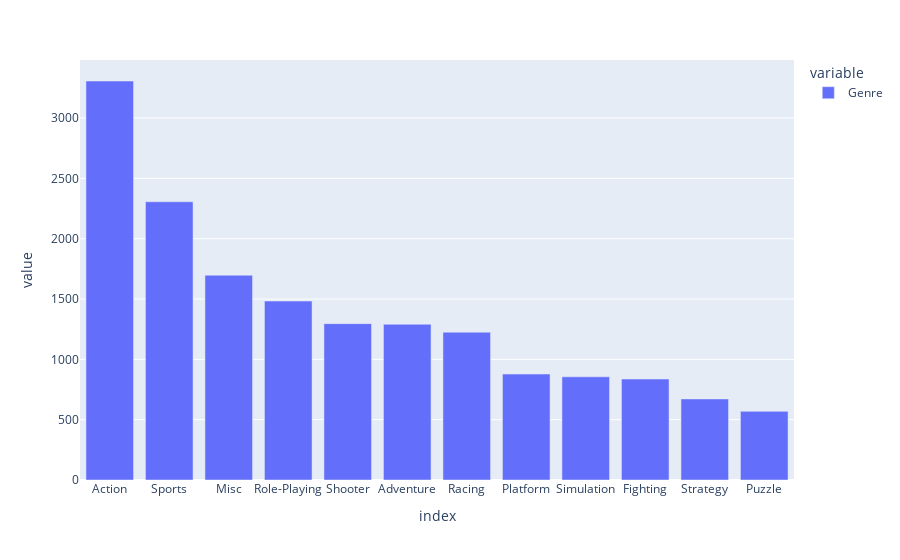

The notebook cell saved with this chart:
### Code cell
px.bar(genre_counts)

### Figure 1 — Plotly figure (JSON) as saved in the notebook; plotly's stock layout.template omitted (floating-point values rounded to 4 significant figures)
{"data": [{"alignmentgroup": "True", "hovertemplate": "variable=Genre<br>index=%{x}<br>value=%{y}<extra></extra>", "legendgroup": "Genre", "marker": {"color": "#636efa", "pattern": {"shape": ""}}, "name": "Genre", "offsetgroup": "Genre", "orientation": "v", "showlegend": true, "textposition": "auto", "type": "bar", "x": ["Action", "Sports", "Misc", "Role-Playing", "Shooter", "Adventure", "Racing", "Platform", "Simulation", "Fighting", "Strategy", "Puzzle"], "xaxis": "x", "y": [3307, 2306, 1697, 1483, 1296, 1291, 1225, 878, 855, 837, 672, 569], "yaxis": "y"}], "layout": {"barmode": "relative", "legend": {"title": {"text": "variable"}, "tracegroupgap": 0}, "margin": {"t": 60}, "xaxis": {"anchor": "y", "domain": [0, 1], "title": {"text": "index"}}, "yaxis": {"anchor": "x", "domain": [0, 1], "title": {"text": "value"}}}}
